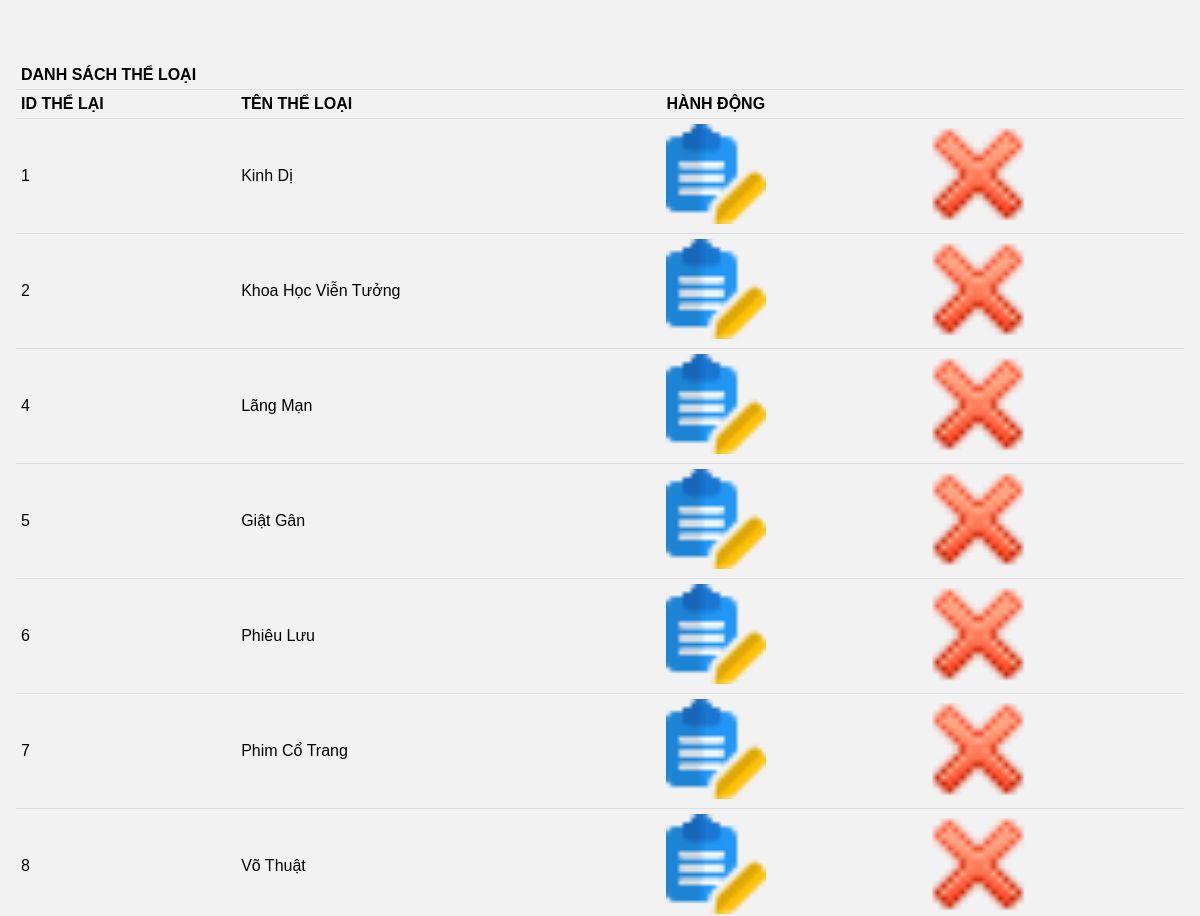
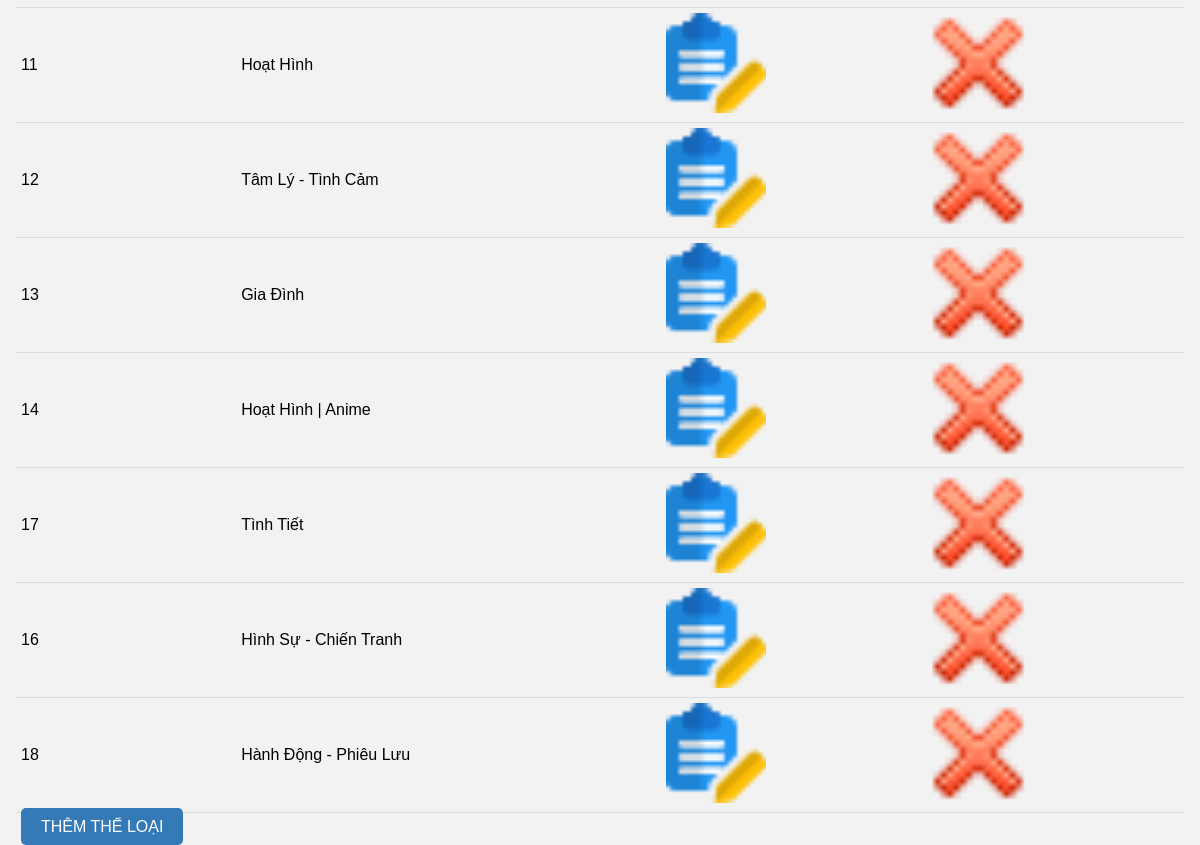
/movies_admin/list_theloai.php (signed in), run on the app's committed database (2 pictures, top to bottom).
### tables this page shows
CREATE TABLE `genres` (
  `theloai_id` int(11) NOT NULL,
  `ten_theloai` varchar(50) NOT NULL
);

### movies_admin/list_theloai.php (the view, shortened to what this page needs)
<!DOCTYPE html>
<html lang="en">
<head>
    <link rel="stylesheet" href="style.css"></head>
<body>
    <div class="content">
    <?php
        include_once "cauhinh.php";
        $ListKH =  $connect->query("select * from genres where 1");
    ?>
    <table  class="List" border="0" cellpadding="3" width="700" align="center">
            <tr >
                    <th class ="tieude1" colspan="4">
                       DANH SÁCH THỂ LOẠI
                    </th>
                </tr>
            <Tr >
              <th>ID THỂ LẠI</th> <th>TÊN THỂ LOẠI</th>
              <th colspan="2">HÀNH ĐỘNG</th>
            </Tr>
            <?php
              while($row = $ListKH->fetch_array(MYSQLI_ASSOC))
              {
                echo "<tr>";
                  echo"<td>".$row["theloai_id"]."</td>";
                  echo"<td>".$row["ten_theloai"]."</td>";
                  echo "<td align='center'><a href='index.php?page_layout=capnhattheloai&id=".$row['theloai_id']."'><img src='images\sua_1.png'/></a></td>";
                  echo "<td align='center'><a href='index.php?page_layout=xuly_xoatheloai&id=".$row['theloai_id']."' onclick='return confirm(\"Bạn có chắc chắn muốn xóa thể loại không?\")'><img src='images\delete.png'/></a></td>";
                  echo"</tr>";
              }
            ?>
            <tr>
              <td colspan="2" ><a href="index.php?page_layout=themtheloai">THÊM THỂ LOẠI</a></td>
            </tr>
    </table>
    </div>
</body>
</html>

### movies_admin/style.css (style rules this page uses)
body { background-color: #f2f2f2; font-family: Arial, sans-serif; }
table.List { width: 100%; border-collapse: collapse; margin-top: 10px; }
table.List th, table.List td { padding: 5px; text-align: left; border-bottom: 1px solid #ddd; }
table.List th:nth-child(1), table.List th:nth-child(2), table.List th:nth-child(3), table.List th:nth-child(4), table.List th:nth-child(5), table.List th:nth-child(6), table.List th:nth-child(7), table.List th:nth-child(8) { background-color: #f2f2f2; }
table.List td img { width: 100px; height: auto; }
table.List td a { text-decoration: none; color: #337ab7; }
table.List tr:last-child td { border-bottom: none; }
table.List tr:last-child td a { background-color: #337ab7; color: white; padding: 10px 20px; border-radius: 5px; text-decoration: none; }
body { margin: 0; padding: 0; }

### movies_admin/list_theloai.php (style rules this page uses)
.content { margin-top: 50px; padding: 1px 16px; }

### data on the page
genres: theloai_id "1", ten_theloai "Kinh Dị"
genres: theloai_id "2", ten_theloai "Khoa Học Viễn Tưởng"
genres: theloai_id "4", ten_theloai "Lãng Mạn"
genres: theloai_id "5", ten_theloai "Giật Gân"
genres: theloai_id "6", ten_theloai "Phiêu Lưu"
genres: theloai_id "7", ten_theloai "Phim Cổ Trang"
genres: theloai_id "8", ten_theloai "Võ Thuật"
genres: theloai_id "11", ten_theloai "Hoạt Hình"
genres: theloai_id "12", ten_theloai "Tâm Lý - Tình Cảm"
genres: theloai_id "13", ten_theloai "Gia Đình"
genres: theloai_id "14", ten_theloai "Hoạt Hình | Anime"
genres: theloai_id "17", ten_theloai "Tình Tiết"
genres: theloai_id "16", ten_theloai "Hình Sự - Chiến Tranh"
genres: theloai_id "18", ten_theloai "Hành Động - Phiêu Lưu"
